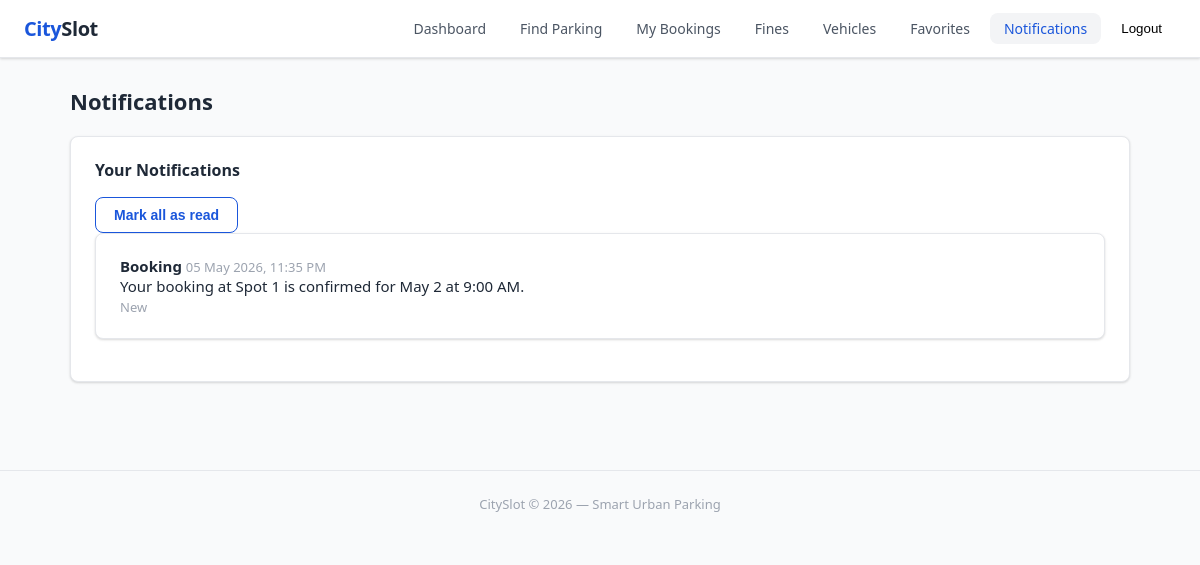
/index.php/driver/notifications (signed in), run on the app's committed database.
### tables this page shows
CREATE TABLE `notifications` (
  `notif_id`       INT UNSIGNED AUTO_INCREMENT PRIMARY KEY,
  `recipient_id`   INT UNSIGNED NOT NULL,
  `channel`        ENUM('push','email','sms','in_app') NOT NULL DEFAULT 'in_app',
  `message`        TEXT         NOT NULL,
  `type`           VARCHAR(50)  DEFAULT 'general',
  `status`         ENUM('sent','failed','pending') NOT NULL DEFAULT 'pending',
  `is_read`        TINYINT(1)   NOT NULL DEFAULT 0,
  `sent_at`        DATETIME     DEFAULT NULL,
  `acknowledged_at` DATETIME    DEFAULT NULL,
  `created_at`     DATETIME NOT NULL DEFAULT CURRENT_TIMESTAMP,
  FOREIGN KEY (`recipient_id`) REFERENCES `users`(`id`) ON DELETE CASCADE
);

### Core/View.php (called while the page is built, shortened)
<?php
class View
{
    public static function render(string $view, array $params = []): void
    {
        extract($params, EXTR_SKIP);
        $viewFile = __DIR__ . '/../Views/' . $view . '.php';
        require $viewFile;
    }
}

### Controllers/BaseController.php (called while the page is built)
<?php
require_once __DIR__ . '/../Core/View.php';
class BaseController
{
    protected static function render(string $view, array $data = []): void
    {
        View::render($view, $data);
    }
}

### Controllers/DriverController.php (called while the page is built, shortened)
<?php
require_once __DIR__ . '/BaseController.php';
class DriverController extends BaseController
{
    public static function notifications(): void
    {
        $pdo = Database::getConnection();
        $u = current_user();
        $uid = $u['id'];
        $notifs = $pdo->prepare('SELECT * FROM notifications WHERE recipient_id=? ORDER BY created_at DESC LIMIT 50');
        $notifs->execute([$uid]);
        $notifs = $notifs->fetchAll();
        self::render('driver/notifications', [
            'notifs' => $notifs,
            'pageTitle' => 'Notifications',
        ]);
    }
}

### index.php (called while the page is built, shortened)
<?php
require_once __DIR__ . '/bootstrap.php';
$router = new Router();
$router->get('/', fn () => HomeController::index());
$router->get('/login', fn () => AuthController::showLogin());
$router->post('/login', fn () => AuthController::handleLogin($_POST));
$router->get('/register', fn () => AuthController::showRegister());
$router->post('/register', fn () => AuthController::handleRegister($_POST));
$router->post('/logout', fn () => AuthController::logout());
$router->get('/driver/dashboard', fn () => DriverController::dashboard());
$router->get('/driver/search', fn () => DriverController::search());
$router->get('/driver/book', fn () => DriverController::book());
$router->post('/driver/book', fn () => DriverController::book());
$router->get('/driver/bookings', fn () => DriverController::bookings());
$router->get('/driver/bookingdetail', fn () => DriverController::bookingDetail());
$router->post('/driver/bookingdetail', fn () => DriverController::bookingDetail());
$router->post('/driver/check-extend-conflict', fn () => DriverController::checkExtendConflict());
$router->post('/driver/subscriptions/cancel', fn () => DriverController::cancelSubscription());
$router->get('/driver/vehicles', fn () => DriverController::vehicles());
$router->post('/driver/vehicles', fn () => DriverController::vehicles());
$router->get('/driver/favorites', fn () => DriverController::favorites());
$router->post('/driver/favorites', fn () => DriverController::favorites());
$router->get('/driver/notifications', fn () => DriverController::notifications());
$router->post('/driver/notifications', fn () => DriverController::notifications());
$router->get('/driver/fines', fn () => DriverController::fines());
$router->post('/driver/fines', fn () => DriverController::fines());
$router->get('/owner/dashboard', fn () => OwnerController::dashboard());
$router->get('/owner/reports', fn () => OwnerController::reports());
$router->get('/owner/report-pdf', fn () => OwnerController::reportPdf());
$router->get('/owner/spots', fn () => OwnerController::spots());
$router->post('/owner/spots', fn () => OwnerController::spots());
$router->get('/owner/earnings', fn () => OwnerController::earnings());
$router->post('/owner/earnings', fn () => OwnerController::earnings());
$router->get('/owner/verify', fn () => OwnerController::verify());
$router->post('/owner/verify', fn () => OwnerController::verify());
$router->get('/owner/notifications', fn () => OwnerController::notifications());
$router->post('/owner/notifications', fn () => OwnerController::notifications());
$router->get('/officer/dashboard', fn () => OfficerController::dashboard());
$router->get('/officer/violation', fn () => OfficerController::violation());
$router->post('/officer/violation', fn () => OfficerController::violation());
$router->get('/admin/dashboard', fn () => AdminController::dashboard());
$router->get('/admin/spots', fn () => AdminController::spots());
$router->get('/admin/fines', fn () => AdminController::fines());
$router->post('/admin/fines', fn () => AdminController::fines());
$router->get('/admin/appeals', fn () => AdminController::appeals());
$router->post('/admin/appeals', fn () => AdminController::appeals());
$router->get('/admin/notifications', fn () => AdminController::notifications());
$router->post('/admin/notifications', fn () => AdminController::notifications());
$router->get('/admin/zones', fn () => AdminController::zones());
$router->post('/admin/zones', fn () => AdminController::zones());
$router->get('/admin/owners', fn () => AdminController::owners());
$router->post('/admin/owners', fn () => AdminController::owners());
$router->get('/admin/spot-approvals', fn () => AdminController::spotApprovals());
$router->post('/admin/spot-approvals', fn () => AdminController::spotApprovals());
$router->get('/admin/booking-disputes', fn () => AdminController::bookingDisputes());
$router->post('/admin/booking-disputes', fn () => AdminController::bookingDisputes());
$router->get('/admin/heatmap', fn () => AdminController::heatmap());
$router->get('/admin/view-doc', fn () => AdminController::viewDoc());
$router->dispatch();

### bootstrap.php (called while the page is built, shortened)
<?php
require_once __DIR__ . '/Core/View.php';
function base_url(string $path = ''): string
{
    $base = rtrim(str_replace('\\', '/', dirname($_SERVER['SCRIPT_NAME'] ?? '')), '/');
    $path = '/' . ltrim($path, '/');
    return $base . ($path === '/' ? '/' : $path);
}
function route_url(string $path = ''): string
{
    $path = '/' . ltrim($path, '/');
    $front = base_url('/index.php');
    return $front . ($path === '/' ? '' : $path);
}

### Views/driver/notifications.php (the view)
<?php require __DIR__ . '/../layout/header.php'; ?>
<h1 class="page-title">Notifications</h1>
<div class="card">
    <div class="row-between mb-12">
        <div class="card-title">Your Notifications</div>
        <?php if (!empty($notifs)): ?>
            <form method="post" action="<?= htmlspecialchars(route_url('/driver/notifications')) ?>">
                <button class="btn btn-outline" type="submit">Mark all as read</button>
            </form>
        <?php endif; ?>
    </div>
    <?php if (empty($notifs)): ?>
        <p class="text-muted">No notifications yet.</p>
    <?php else: ?>
        <div class="grid gap-8">
            <?php foreach ($notifs as $n): ?>
                <div class="card <?= (int)($n['is_read'] ?? 0) === 0 ? 'border-accent' : '' ?>">
                    <div class="row-between">
                        <strong><?= htmlspecialchars(ucwords(str_replace('_', ' ', (string)($n['type'] ?? 'general')))) ?></strong>
                        <small class="text-muted"><?= htmlspecialchars(date('d M Y, h:i A', strtotime((string)$n['created_at']))) ?></small>
                    </div>
                    <p class="mt-8 mb-0"><?= htmlspecialchars((string)($n['message'] ?? '')) ?></p>
                    <?php if ((int)($n['is_read'] ?? 0) === 0): ?>
                        <small class="text-muted">New</small>
                    <?php endif; ?>
                </div>
            <?php endforeach; ?>
        </div>
    <?php endif; ?>
</div>
<?php require __DIR__ . '/../layout/footer.php'; ?>

### assets/css/style.css (style rules this page uses)
:root { --blue: #1a56db; --blue-dk: #1340b0; --green: #0e9f6e; --red: #e02424; --amber: #d97706; --gray-50: #f9fafb; --gray-100:#f3f4f6; --gray-200:#e5e7eb; --gray-400:#9ca3af; --gray-600:#4b5563; --gray-800:#1f2937; --white: #ffffff; --radius: 8px; --shadow: 0 1px 3px rgba(0,0,0,.10), 0 1px 2px rgba(0,0,0,.06); --shadow-md: 0 4px 6px rgba(0,0,0,.07), 0 2px 4px rgba(0,0,0,.05); }
*, *::before, *::after { box-sizing: border-box; margin: 0; padding: 0; }
body { font-family: 'Segoe UI', system-ui, sans-serif; font-size: 15px; color: var(--gray-800); background: var(--gray-50); min-height: 100vh; }
.page-title { font-size: 22px; font-weight: 700; margin-bottom: 20px; color: var(--gray-800); }
.card { background: var(--white); border: 1px solid var(--gray-200); border-radius: var(--radius); box-shadow: var(--shadow); padding: 22px 24px; margin-bottom: 20px; }
.card-title { font-size: 16px; font-weight: 600; margin-bottom: 16px; color: var(--gray-800); }
.btn { display: inline-flex; align-items: center; gap: 6px; padding: 9px 18px; border-radius: var(--radius); font-size: 14px; font-weight: 600; cursor: pointer; border: none; transition: background .15s, transform .1s; text-decoration: none; }
.btn-outline { background: var(--white); color: var(--blue); border: 1px solid var(--blue); }
.text-muted { color: var(--gray-400); font-size: 13px; }

### data on the page
notifications: type "Booking", created_at "05 May 2026, 11:35 PM", message "Your booking at Spot 1 is confirmed for May 2 at 9:00 AM.", is_read "New"

### other printed values
$label "Dashboard"
$label "Find Parking"
$label "My Bookings"
$label "Fines"
$label "Vehicles"
$label "Favorites"
$label "Notifications"
